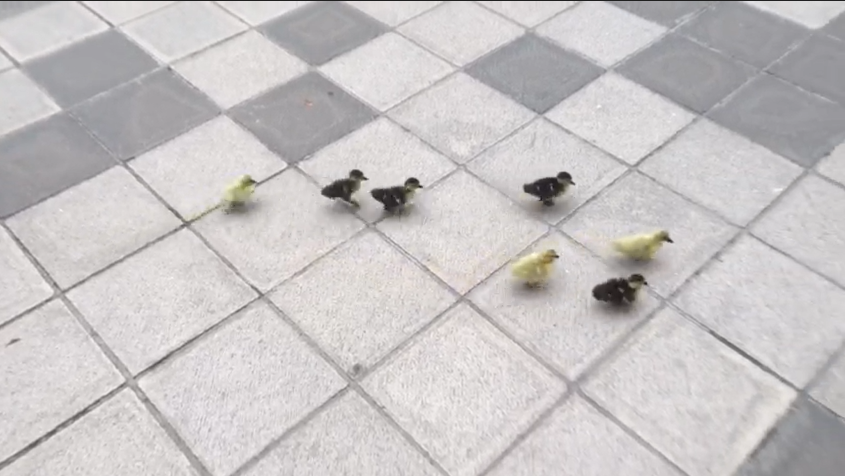
#> input picture fotoCalibracion.png, 845 x 476 px, given in place of Captura de pantalla 2024-05-15 222749.png, which was not available
$ python DuckTrackingML_2.2.py
#> lines starting #> are read from the running program, lines starting #| are printed output that depends on the picture; after the words box and inside, x2 and y2 are one past the last pixel; in counts of white or black regions, pixels touching at a corner belong together; long printed decimals are rounded; pictures that were not available may be replaced by others from this repository, and a replacement may not be noted
import cv2
import torch
import numpy as np
import os
import json

# Función para detectar los bordes y encontrar los puntos de intersección
def find_intersections(img):
    gray = cv2.cvtColor(img, cv2.COLOR_BGR2GRAY)
    edges = cv2.Canny(gray, 50, 150, apertureSize=3)
    lines = cv2.HoughLinesP(edges, 1, np.pi / 180, threshold=100, minLineLength=100, maxLineGap=10)
    intersections = []
    if lines is not None:
        for line in lines:
            for x1, y1, x2, y2 in line:
                cv2.line(img, (x1, y1), (x2, y2), (0, 255, 255), 2)  # Dibuja las líneas en amarillo

        for i in range(len(lines)):
            for j in range(i + 1, len(lines)):
                line1, line2 = lines[i][0], lines[j][0]
                intersection = compute_intersection(line1, line2)
                if intersection:
                    intersections.append(intersection)
                    cv2.circle(img, intersection, 5, (0, 0, 255), -1)  # Dibuja los puntos de intersección en rojo
    return img, intersections

# Función para calcular la intersección de dos líneas
def compute_intersection(line1, line2):
    x1, y1, x2, y2 = line1
    x3, y3, x4, y4 = line2
    denom = (x1 - x2) * (y3 - y4) - (y1 - y2) * (x3 - x4)
    if denom == 0:
        return None
    px = ((x1 * y2 - y1 * x2) * (x3 - x4) - (x1 - x2) * (x3 * y4 - y3 * x4)) / denom
    py = ((x1 * y2 - y1 * x2) * (y3 - y4) - (y1 - y2) * (x3 * y4 - y3 * x4)) / denom
    return int(px), int(py)

# Función para calcular la distancia utilizando tamaño
def calculate_distance(apparent_size, real_size_width, real_size_height, focal_length_width, focal_length_height):
    if apparent_size[0] == 0 or apparent_size[1] == 0:
        return float('inf')  # Evita divisiones por cero
    distance_width = (real_size_width * focal_length_width) / apparent_size[0]
    distance_height = (real_size_height * focal_length_height) / apparent_size[1]
    distance = (distance_width + distance_height) / 2
    distance /= .37  # Convertir mm a cm
    return distance

# Función para calcular los valores focales
def calculate_focal_lengths(mtx, pixel_size):
    focal_length_width = mtx[0][0] * pixel_size
    focal_length_height = mtx[1][1] * pixel_size
    return focal_length_width, focal_length_height

# Función para ajustar el tamaño del pixel y calcular los valores focales
# al valor focal le damos un rangos de tolerancia dentro de la iteracion de su calculo para encontrar el valor optimo
def adjust_pixel_size_to_focal_range(mtx, target_focal_range=(90, 200), max_iterations=100):
    tolerance = 0.000025  # Incremento/decremento inicial del tamaño del pixel
    pixel_size = 0.00001  # Tamaño inicial del pixel en cm
    iteration_count = 0
    adjusted = False

    while iteration_count < max_iterations:
        focal_length_width, focal_length_height = calculate_focal_lengths(mtx, pixel_size)
        print(f"Current Focal Width: {focal_length_width}, Current Focal Height: {focal_length_height}")

        if target_focal_range[0] <= focal_length_width <= target_focal_range[1] and target_focal_range[0] <= focal_length_height <= target_focal_range[1]:
            adjusted = True
            break

        # Ajustar el tamaño del pixel en función de si está por encima o por debajo del rango deseado
        if focal_length_width > target_focal_range[1] or focal_length_height > target_focal_range[1]:
            pixel_size -= tolerance  # Disminuir si los valores focales son demasiado altos
        else:
            pixel_size += tolerance  # Aumentar si los valores focales son demasiado bajos

        iteration_count += 1

    if not adjusted:
        print("No se pudo ajustar el tamaño del pixel para obtener valores focales dentro del rango especificado.")

    return pixel_size, focal_length_width, focal_length_height

# Carga y calibración de la imagen
def calibrate_camera_from_image(image_path):
    img = cv2.imread(image_path)
#> img is the input picture: shape (476, 845, 3); mean B, G, R 197.2, 196.8, 200.3
    assert img is not None, "Error: la imagen no pudo ser cargada."
    height, width = img.shape[:2]
#> height = 476; width = 845
    aspect_ratio = width / height
#> aspect_ratio = 1.78
    new_width = 500
    new_height = int(new_width / aspect_ratio)
#> new_height = 281
    img = cv2.resize(img, (new_width, new_height), interpolation=cv2.INTER_AREA)
#> img: shape (281, 500, 3)

    img_with_intersections, intersections = find_intersections(img)
#> in find_intersections, `edges = cv2.Canny(gray, 50, 150, apertureSize=3)`:
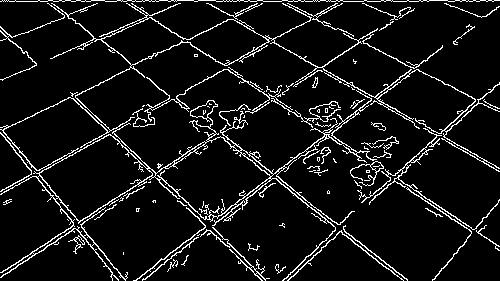
#> edges: shape (281, 500); 7.9% white in thin lines or dots
#> in find_intersections, `lines = cv2.HoughLinesP(edges, 1, np.pi / 180, threshold=100, minLineL..`: lines = 29 rows, first 6: [2, 275, 126, 194], [2, 272, 318, 67], [216, 1, 428, 1], [159, 182, 261, 280], [222, 134, 407, 279], [270, 178, 414, 70]
#> the loop in find_intersections, `for line in lines:` made 29 passes
#> line on passes 1 to 12: [[2, 275, 126, 194]], [[2, 272, 318, 67]], [[216, 1, 428, 1]], [[159, 182, 261, 280]], [[222, 134, 407, 279]], [[270, 178, 414, 70]], [[130, 66, 350, 238]], [[199, 230, 442, 46]], [[231, 19, 498, 167]], [[117, 0, 262, 0]], [[151, 17, 402, 186]], [[0, 191, 169, 98]]
#> after the loop in find_intersections, `for line in lines:`:
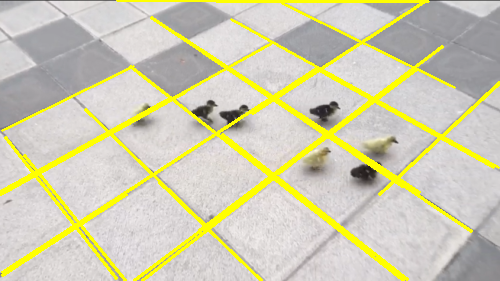
#> img: shape (281, 500, 3); mean B, G, R 177.7, 204.5, 207.6
#> the loop in find_intersections, `for i in range(len(lines)):` made 29 passes
#> after the loop in find_intersections, `for i in range(len(lines)):`:
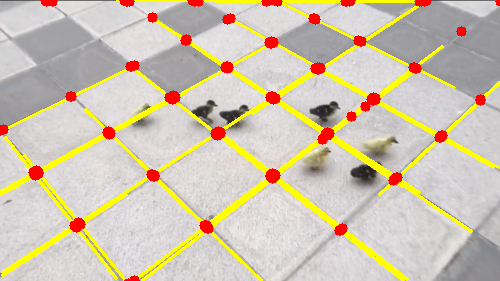
#> img: shape (281, 500, 3); 3.14% of pixels changed, all inside (x1, y1, x2, y2) = (0, 0, 500, 281)

    img_name = os.path.basename(image_path)
    puntos_ref = {img_name: intersections}
    with open('puntos_referencia.json', 'w') as fp:
        json.dump(puntos_ref, fp)

    puntos_imagen = []
    puntos_objeto = []

    loza_ancho = 30  # Ancho en centímetros
    loza_alto = 30  # Alto en centímetros

    for img_name, puntos in puntos_ref.items():
        for punto in puntos:
            puntos_imagen.append([punto])
            x, y = punto
            puntos_objeto.append([(float(x / img.shape[1]) * loza_ancho, float(y / img.shape[0]) * loza_alto, 0.0)])
#> this loop made 1 pass

    puntos_imagen = np.array(puntos_imagen, dtype=np.float32)
    puntos_objeto_nested = [tuple(punto) for punto in puntos_objeto]
    puntos_objeto = np.array(puntos_objeto_nested, dtype=np.float32)

    ret, mtx, dist, rvecs, tvecs = cv2.calibrateCamera([puntos_objeto], [puntos_imagen], (img.shape[1], img.shape[0]), None, None)

    print("Matriz de la cámara (parámetros intrínsecos):")
    print(mtx)
#| [[1.74883715e+07 0.00000000e+00 2.49500001e+02]
#|  [0.00000000e+00 9.82846480e+06 1.40000000e+02]
#|  [0.00000000e+00 0.00000000e+00 1.00000000e+00]]
    print("\nCoeficientes de distorsión:")
    print(dist)
#| [[-2.03866976e-01 -7.12717636e-08  2.84919640e-05 -1.35989771e-05
#|   -2.45271059e-14]]
    print("\nVectores de rotación:")
    print(rvecs)
#| (array([[ 1.11051120e-05],
#|        [ 1.02628347e-04],
#|        [-2.93894872e-09]]),)
    print("\nVectores de traslación:")
    print(tvecs)
#| (array([[-1.49700000e+01],
#|        [-1.49466190e+01],
#|        [ 1.04930228e+06]]),)

    # Ajustar el tamaño del pixel para obtener valores focales dentro del rango especificado
    pixel_size, focal_length_width, focal_length_height = adjust_pixel_size_to_focal_range(mtx)
#> the loop in adjust_pixel_size_to_focal_range, `while iteration_count < max_iterations:` made 1 pass
#| Current Focal Width: 174.884, Current Focal Height: 98.285
    print("\nAdjusted Pixel Size (cm):")
    print(pixel_size)
#| 1e-05
    print("\nAdjusted Focal Width (cm):")
    print(focal_length_width)
#| 174.884
    print("\nAdjusted Focal Height (cm):")
    print(focal_length_height)
#| 98.285

    # Mostrar imagen con intersecciones detectadas
    cv2.imshow('Intersections', img_with_intersections)
    cv2.waitKey(0)
    cv2.destroyAllWindows()

    # Guardar la imagen calibrada
    img = cv2.imread(image_path, 1)
    img = cv2.resize(img, (new_width, new_height), interpolation=cv2.INTER_AREA)
    h, w = img.shape[:2]
    newcameramtx, roi = cv2.getOptimalNewCameraMatrix(mtx, dist, (w, h), 1, (w, h))
    dst = cv2.undistort(img, mtx, dist, None, newcameramtx)
    x, y, w, h = roi
    dst = dst[y:y+h, x:x+w]
    cv2.imwrite('calibresult.png', dst)

    # Retornar los parámetros de calibración
    return mtx, dist, pixel_size, focal_length_width, focal_length_height

# Función para detección y tracking de patos
def detect_and_track_ducks(video_path, mtx, dist, pixel_size, focal_length_width, focal_length_height, delay):

    duck_height_cm = 8.0
    duck_width_cm = 12.0

    # Cargar el modelo YOLOv5 desde el archivo entrenado
    model_path = r'C:\Users\rodri\yolov5\runs\train\exp5\weights\best.pt'
    model = torch.hub.load('ultralytics/yolov5', 'custom', path=model_path)

    cap = cv2.VideoCapture(video_path)
    assert cap.isOpened(), "Error: No se puede abrir el video."

    while cap.isOpened():
        ret, frame = cap.read()
        if not ret:
            break

        # Detección de patos utilizando YOLOv5
        results = model(frame)

        # Extraer coordenadas y etiquetas de los resultados
        detections = results.xyxy[0].cpu().numpy()

        # Encontrar el pato con la mejor confianza de detección
        best_conf = 0
        best_box = None
        for *box, conf, cls in detections:
            if conf > best_conf:
                best_conf = conf
                best_box = box

        # Enmarcar a los patos detectados
        for *box, conf, cls in detections:
            x1, y1, x2, y2 = map(int, box)
            label = f'{model.names[int(cls)]} {conf * 100:.1f}%'
            color = (0, 255, 0)  # Verde para todos los patos
            if box == best_box:
                color = (0, 0, 255)  # Rojo para el pato con mayor % de confianza
                # Calcular la distancia utilizando la altura de la caja delimitadora
                apparent_width = x2 - x1
                apparent_height = y2 - y1
                distance_cm = calculate_distance(
                    (apparent_width, apparent_height),
                    duck_width_cm, duck_height_cm,
                    focal_length_width, focal_length_height
                )
                #print(f'Apparent Width: {apparent_width}, Apparent Height: {apparent_height}, Distance: {distance_cm} cm')
                distance_label = f'Distancia: {distance_cm:.1f} cm'
                cv2.putText(frame, distance_label, (x1, y1 - 30), cv2.FONT_HERSHEY_SIMPLEX, 0.9, (0, 0, 255), 2)

            cv2.rectangle(frame, (x1, y1), (x2, y2), color, 2)
            cv2.putText(frame, label, (x1, y1 - 10), cv2.FONT_HERSHEY_SIMPLEX, 0.9, color, 2)

        # Mostrar el frame procesado
        cv2.imshow('Ducks Detection', frame)

        if cv2.waitKey(delay) & 0xFF == ord(' '):
            break

    cap.release()
    cv2.destroyAllWindows()

if __name__ == "__main__":
    image_path = 'C:/Users/rodri/MR5 TrackingPatos/PatronLoza/Captura de pantalla 2024-05-15 222749.png'
    video_path = r'C:\Users\rodri\MR5 TrackingPatos\DuckVideo.mp4'

    # Calibrar la cámara
    mtx, dist, pixel_size, focal_length_width, focal_length_height = calibrate_camera_from_image(image_path)

    # Detectar y trackear patos, ajustando el delay por que el video se procesaba muy lento
    detect_and_track_ducks(video_path, mtx, dist, pixel_size, focal_length_width, focal_length_height, delay=5)
#> (the call stopped at in detect_and_track_ducks, `model = torch.hub.load('ultralytics/yolov5', 'custom', path=model_path)`: torch is not available in this run)
